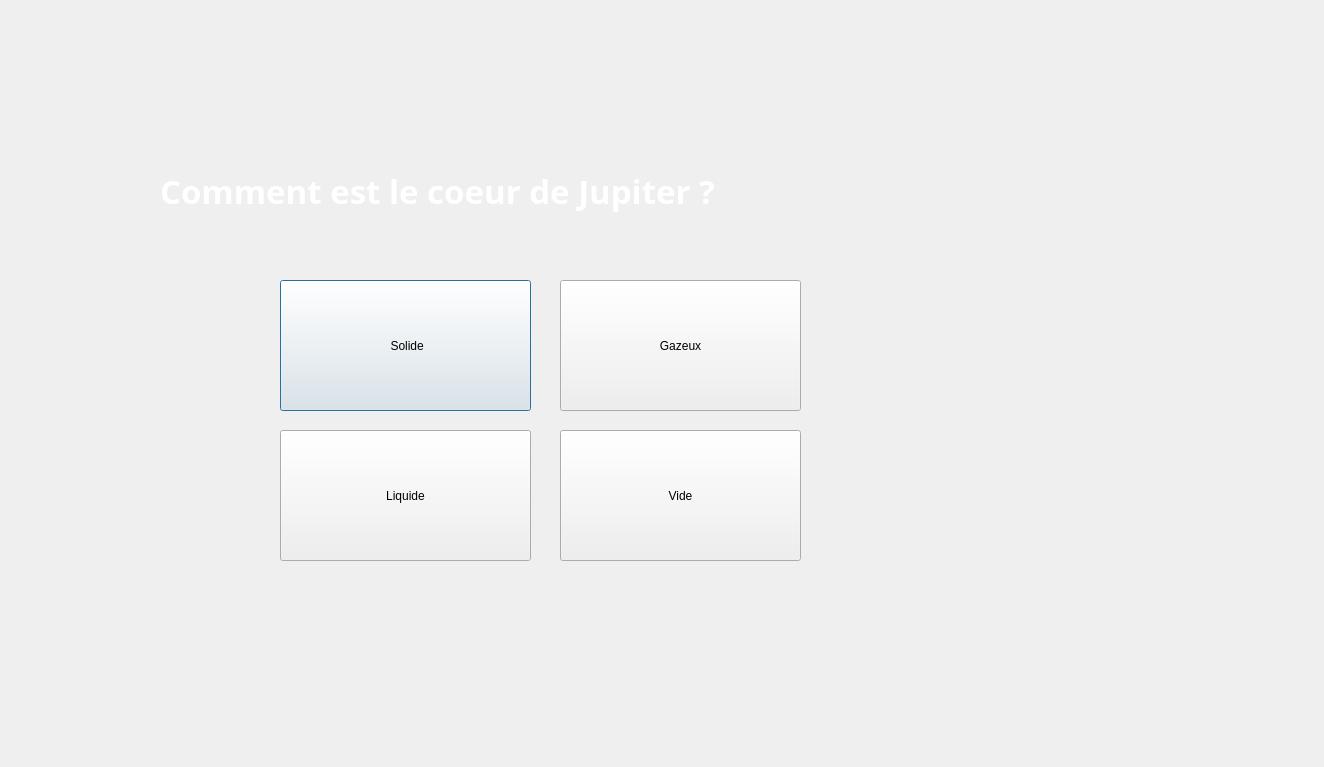
<?xml version="1.0" encoding="UTF-8"?>
<ui version="4.0">
 <class>Dialog13</class>
 <widget class="QDialog" name="Dialog13">
  <property name="geometry">
   <rect>
    <x>0</x>
    <y>0</y>
    <width>1324</width>
    <height>767</height>
   </rect>
  </property>
  <property name="windowTitle">
   <string>Dialog</string>
  </property>
  <widget class="QLabel" name="label">
   <property name="geometry">
    <rect>
     <x>160</x>
     <y>140</y>
     <width>791</width>
     <height>101</height>
    </rect>
   </property>
   <property name="font">
    <font>
     <family>Segoe Script</family>
     <pointsize>25</pointsize>
     <italic>false</italic>
     <bold>true</bold>
    </font>
   </property>
   <property name="styleSheet">
    <string notr="true">font: 700 25pt &quot;Segoe Script&quot;;
color: rgb(255, 255, 255);</string>
   </property>
   <property name="text">
    <string>Comment est le coeur de Jupiter ?</string>
   </property>
  </widget>
  <widget class="QPushButton" name="pushButton">
   <property name="geometry">
    <rect>
     <x>280</x>
     <y>280</y>
     <width>251</width>
     <height>131</height>
    </rect>
   </property>
   <property name="text">
    <string> Solide</string>
   </property>
  </widget>
  <widget class="QPushButton" name="pushButton_2">
   <property name="geometry">
    <rect>
     <x>560</x>
     <y>280</y>
     <width>241</width>
     <height>131</height>
    </rect>
   </property>
   <property name="text">
    <string>Gazeux</string>
   </property>
  </widget>
  <widget class="QPushButton" name="pushButton_3">
   <property name="geometry">
    <rect>
     <x>280</x>
     <y>430</y>
     <width>251</width>
     <height>131</height>
    </rect>
   </property>
   <property name="text">
    <string>Liquide</string>
   </property>
  </widget>
  <widget class="QPushButton" name="pushButton_4">
   <property name="geometry">
    <rect>
     <x>560</x>
     <y>430</y>
     <width>241</width>
     <height>131</height>
    </rect>
   </property>
   <property name="text">
    <string>Vide</string>
   </property>
  </widget>
 </widget>
 <resources/>
 <connections/>
</ui>
